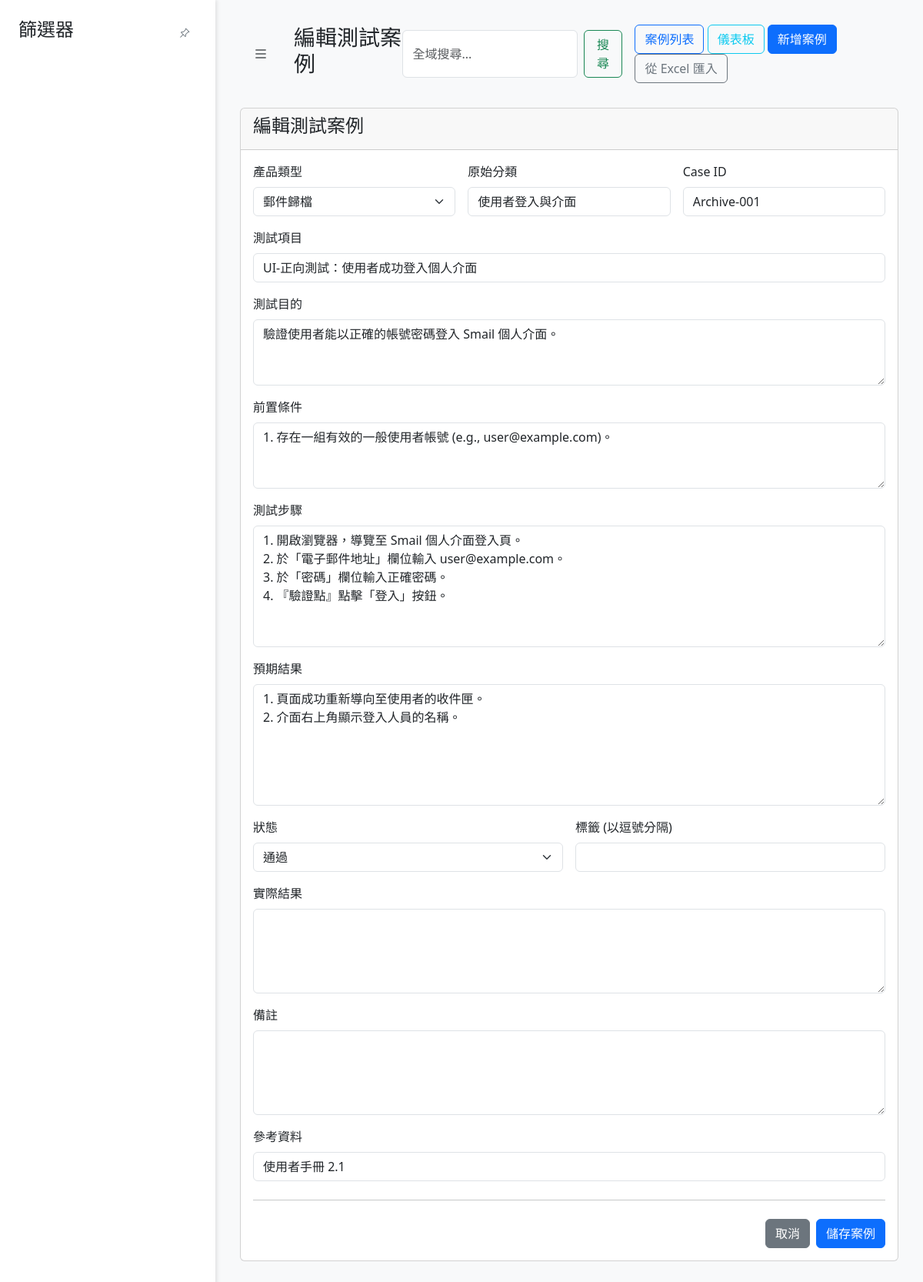
Screenshot of /edit/1 with the database file from the repository.
### app.py (models this page shows)
class TestCase(db.Model):
    id = db.Column(db.Integer, primary_key=True)
    product_type = db.Column(db.String(50), nullable=False, default='未分類產品')
    category = db.Column(db.String(100), nullable=False)
    main_category = db.Column(db.String(50), nullable=True)
    sub_category = db.Column(db.String(50), nullable=True)
    case_id = db.Column(db.String(50), unique=True, nullable=False)
    test_item = db.Column(db.String(200), nullable=False)
    test_purpose = db.Column(db.Text, nullable=True)
    preconditions = db.Column(db.Text, nullable=True)
    test_steps = db.Column(db.Text, nullable=True)
    expected_result = db.Column(db.Text, nullable=True)
    actual_result = db.Column(db.Text, nullable=True)
    status = db.Column(db.String(20), nullable=False, default='未執行')
    notes = db.Column(db.Text, nullable=True)
    reference = db.Column(db.String(200), nullable=True)
    tags = db.relationship('Tag', secondary=test_case_tags, lazy='subquery',
                           backref=db.backref('test_cases', lazy=True))

### app.py (the view, shortened to what this page needs)
@app.route('/edit/<int:id>', methods=['GET', 'POST'])
def edit_case(id):
    case_to_edit = TestCase.query.get_or_404(id)
    return render_template('case_form.html', title="編輯測試案例", case=case_to_edit)

### app.py (called while the page is built)
@app.context_processor
def inject_status_options():
    status_options = ['未執行', '通過', '失敗', '阻塞']
    return dict(status_options=status_options)

### templates/case_form.html (shortened to what this page needs)
{% extends 'base.html' %}
{% block sidebar %}
    {% set hide_sidebar = True %}
{% endblock %}
{% block page_title %}
    {{ title }}
{% endblock %}
{% block content %}
<div class="card">
    <div class="card-header">
        <h4>{{ title }}</h4>
    </div>
    <div class="card-body">
        <form method="POST" class="needs-validation" novalidate>
            <div class="row g-3">
                <div class="col-md-4">
                    <label for="product_type" class="form-label">產品類型</label>
                    <select class="form-select" id="product_type" name="product_type" required>
                        <option value="郵件歸檔" {% if case and case.product_type == '郵件歸檔' %}selected{% endif %}>郵件歸檔</option>
                    </select>
                </div>
                <div class="col-md-4">
                    <label for="category" class="form-label">原始分類</label>
                    <input type="text" class="form-control" id="category" name="category" value="{{ case.category or '' }}">
                </div>
                <div class="col-md-4">
                    <label for="case_id" class="form-label">Case ID</label>
                    <input type="text" class="form-control" id="case_id" name="case_id" value="{{ case.case_id or '' }}" required>
                </div>
                <div class="col-12">
                    <label for="test_item" class="form-label">測試項目</label>
                    <input type="text" class="form-control" id="test_item" name="test_item" value="{{ case.test_item or '' }}" required>
                </div>
                <div class="col-12">
                    <label for="test_purpose" class="form-label">測試目的</label>
                    <textarea class="form-control" id="test_purpose" name="test_purpose" rows="3">{{ case.test_purpose or '' }}</textarea>
                </div>
                <div class="col-12">
                    <label for="preconditions" class="form-label">前置條件</label>
                    <textarea class="form-control" id="preconditions" name="preconditions" rows="3">{{ case.preconditions or '' }}</textarea>
                </div>
                <div class="col-12">
                    <label for="test_steps" class="form-label">測試步驟</label>
                    <textarea class="form-control" id="test_steps" name="test_steps" rows="6">{{ case.test_steps or '' }}</textarea>
                </div>
                <div class="col-12">
                    <label for="expected_result" class="form-label">預期結果</label>
                    <textarea class="form-control" id="expected_result" name="expected_result" rows="6">{{ case.expected_result or '' }}</textarea>
                </div>
                <div class="col-md-6">
                    <label for="status" class="form-label">狀態</label>
                    <select class="form-select" id="status" name="status" required>
                        {% for status_option in status_options %}
                            <option value="{{ status_option }}" {% if case and case.status == status_option %}selected{% endif %}>
                                {{ status_option }}
                            </option>
                        {% endfor %}
                    </select>
                </div>
                <div class="col-md-6">
                    <label for="tags" class="form-label">標籤 (以逗號分隔)</label>
                    <input type="text" class="form-control" id="tags" name="tags" value="{{ case.tags or '' }}">
                </div>
                <div class="col-12">
                    <label for="actual_result" class="form-label">實際結果</label>
                    <textarea class="form-control" id="actual_result" name="actual_result" rows="4">{{ case.actual_result or '' }}</textarea>
                </div>
                <div class="col-12">
                    <label for="notes" class="form-label">備註</label>
                    <textarea class="form-control" id="notes" name="notes" rows="4">{{ case.notes or '' }}</textarea>
                </div>
                <div class="col-12">
                    <label for="reference" class="form-label">參考資料</label>
                    <input type="text" class="form-control" id="reference" name="reference" value="{{ case.reference or '' }}">
                </div>
            </div>
            <hr class="my-4">
            <div class="d-grid gap-2 d-md-flex justify-content-md-end">
                <a href="{{ url_for('index') }}" class="btn btn-secondary">取消</a>
                <button class="btn btn-primary" type="submit">儲存案例</button>
            </div>
        </form>
    </div>
</div>
{% endblock %}

### templates/base.html (style rules this page uses)
body { display: flex; background-color: #f8f9fa; }

### rows the page displays
TestCase: product_type "郵件歸檔", category "使用者登入與介面", case_id "Archive-001", test_item "UI-正向測試：使用者成功登入個人介面", test_purpose "驗證使用者能以正確的帳號密碼登入 Smail 個人介面。", preconditions "1. 存在一組有效的一般使用者帳號 (e.g., user@example.com)。", test_steps "1. 開啟瀏覽器，導覽至 Smail 個人介面登入頁。 2. 於「電子郵件地址」欄位輸入 user@example.com。 3. 於「密碼」欄位輸入正確密碼。 4. 『驗證點』點擊「登入」按鈕。", expected_result "1. 頁面成功重新導向至使用者的收件匣。 2. 介面右上角顯示登入人員的名稱。", status "通過", reference "使用者手冊 2.1"

### other values shown
{{ title }} "編輯測試案例"
